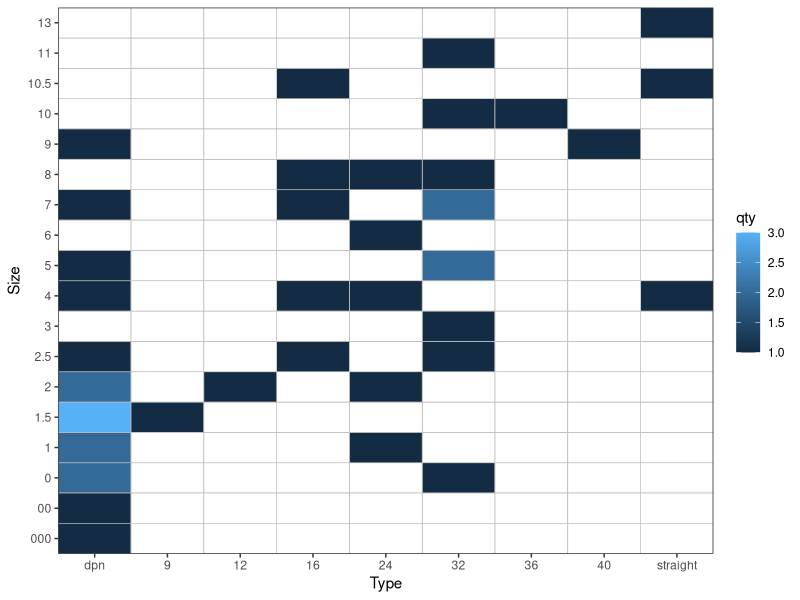

Here is the R script that generated this plot:
## ---- chunk 1

library(tidyverse)

needles <- read_csv("data/k_needles.csv", col_types = "cccicc") %>% 
  arrange(size) %>% 
  mutate(length = if_else(length == "17","16",length))
## ---- chunk 2

k_needles <- needles %>% 
  mutate(type_or_length = case_when(
      type == "straight"  ~ "straight",
      type == "dpn"       ~ "dpn",
      type == "circular"  ~ length
    )
  ) %>% 
  group_by(size, type_or_length) %>% 
  summarise(qty = sum(qty)) %>% 
  ungroup()

k_needles %>% 
  pivot_wider(names_from = type_or_length, values_from = qty) %>% 
  pivot_longer(cols = -size, names_to = "type_or_length", values_to = "qty") %>% 
  ggplot(mapping = aes(x = fct_relevel(size, c("000", "00", "0", "1", "1.5", "2", "2.5", "3", "4", "5", "6", "7", "8", "9", "10", "10.5", "11")), y = fct_relevel(type_or_length, c("dpn", "9","12", "16", "24", "32", "36", "40", "straight")), fill = qty)) +
  geom_tile(color = "grey", size = 0.25) +
  coord_flip() +
  labs(x = "Size", y = "Type") +
  theme_bw() +
  scale_fill_continuous(na.value = "white") +
  scale_x_discrete(expand = c(0,0)) +
  scale_y_discrete(expand = c(0,0))


